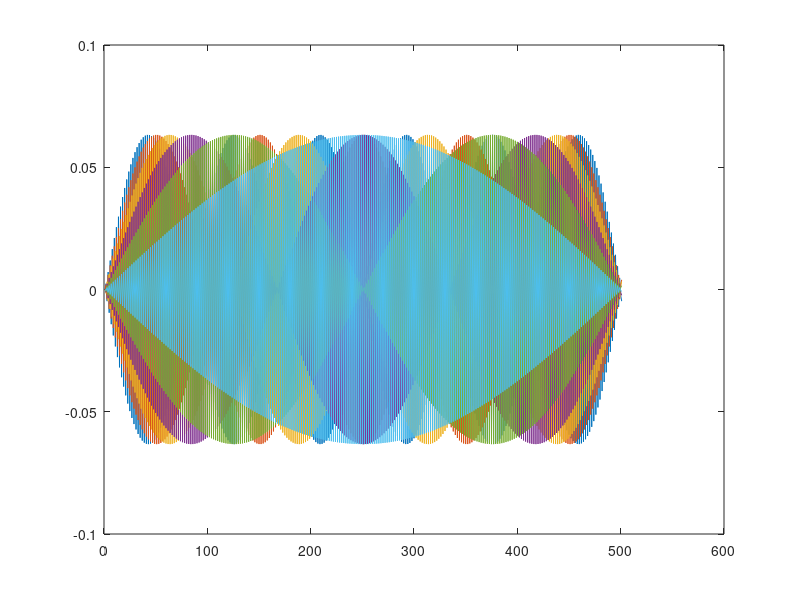

Reproduce this figure in MATLAB.


%Sturm_Liouville 

%Defining all constants
N = 499;
alph = 0;
bet = 0;
dx = 1/(N+1);

%In order to get the Neumann condition right we need to rewrite Y(N-1) and
%Y(N).

%((1-1/3)*y_{N-1} + (- 2 +4/3)*y_N + 2/3*bet*dx  )/dx^2



%Calculates the FDM:
R = [-2 1 zeros(1,N-2)];
toep = 1/dx^2 * toeplitz(R);

%Adds the initial boundary condition.
toep(1,1) = toep(1,1)+(alph*1/dx^2);



%Creates the eigenvaluefunctions (modes) and values for 
%the toeplitzmatrix.
[modes, eig_temp] =  eig(toep);


%Puts all the eigenvalues on a vector instead of a matrix.
eigs = diag(eig_temp);
eigs = eigs';
[eigs ind] = sort(eigs,'descend');
modes = modes(:,ind);

%Adding the final boundary conditions.
end_line = ones(1,N)*(1/3*2*bet*dx)+(1/3*4.*modes(end,:))-(1/3*modes(end-1,:));
first_line = alph*ones(1,N);
modes = [first_line; modes; end_line];

clear eig_temp;
%% Creates som cool plots of the modes
for i = N-5:1:N
eigs(i)
%We want to plot the ones of smallest absolut valie.
plot(modes(:,i));
hold on

end
